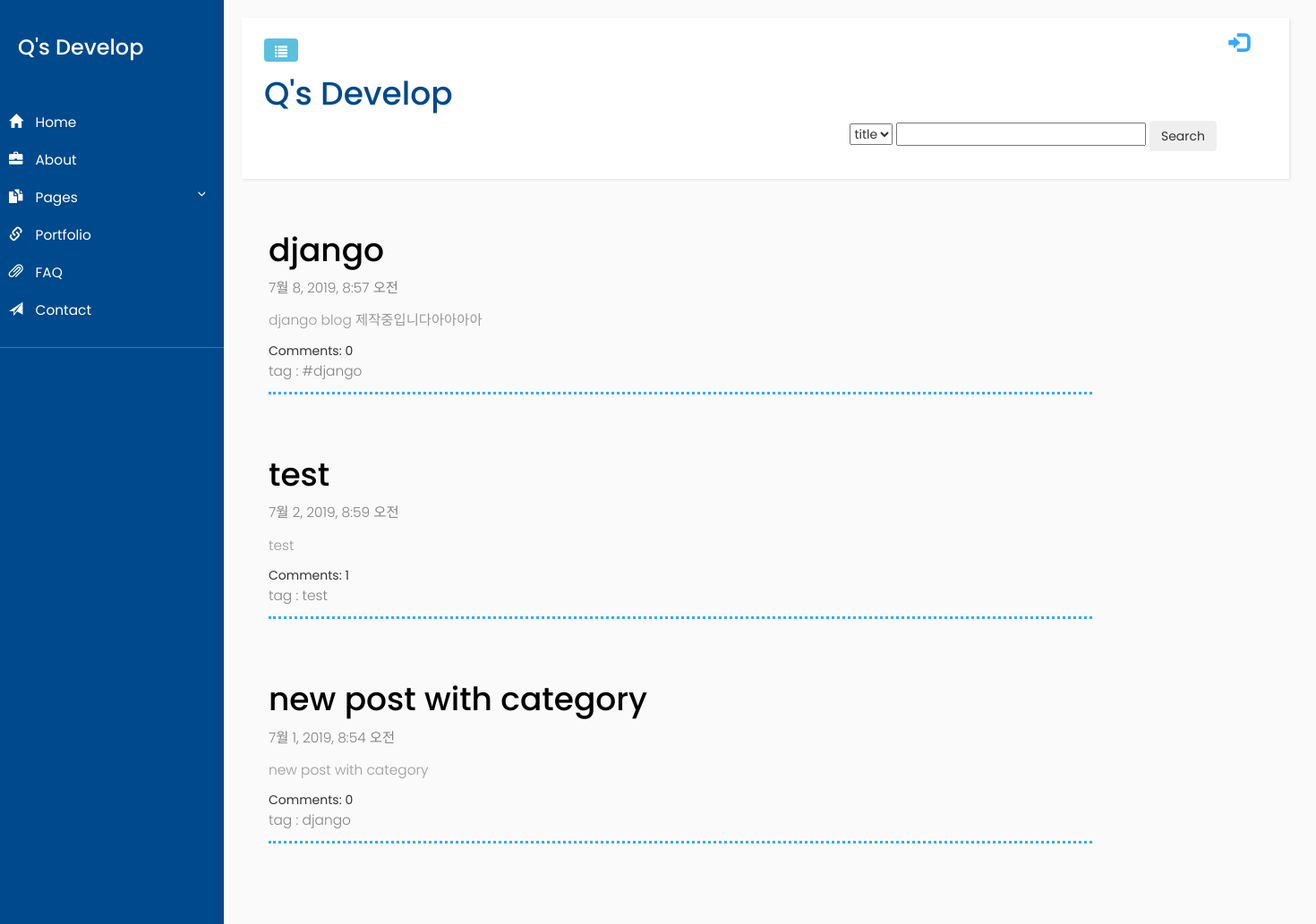
The page / on the database its author committed.
### blog/models.py (models this page shows, shortened)
class Post(models.Model):
    author = models.ForeignKey('auth.User',on_delete=models.CASCADE,)
    title = models.CharField(max_length=200)
    text = models.TextField()
    category = models.CharField(max_length=200)
    created_date = models.DateTimeField(default = timezone.now)
    published_date = models.DateTimeField(blank = True, null=True)
    def approved_comment(self):
        return self.comments.filter(approved_comment=True)

### blog/views.py (the view)
# urls.py: path('', views.post_list, name='post_list'),
def post_list(request):
    print("post_list")
    if request.GET.get("item"):
        option= request.GET.get('fd_name')
        search_type='contains'
        filter = option + '__' + search_type
        posts = Post.objects.filter(**{filter: request.GET.get('item')}, published_date__lte = timezone.now()).order_by('-published_date')
        return render(request, 'blog/post_list.html',{'posts':posts})
    posts = Post.objects.filter(published_date__lte = timezone.now()).order_by('-published_date')
    return render(request, 'blog/post_list.html',{'posts':posts})

### blog/templates/blog/post_list.html
{% extends "blog/base.html" %}
{% block content%}
    {% for post in posts%}
    <a class="post_link" href="{% url 'blog:post_detail' pk=post.pk %}">
        <div class ="post">
            <h1>{{ post.title }}</h1>
            <p id='date'>{{post.published_date}}</p>
            <p id='contents'>{{post.text|linebreaks}}</p>
            Comments: {{ post.approved_comment.count }}
            <p id='category' >tag : {{post.category}}</p>
        </div>
    </a>
    {% endfor%}
{% endblock %}

### blog/templates/blog/base.html (shortened to what this page needs)
<html>
    <head>
        <link rel="stylesheet" href="https://maxcdn.bootstrapcdn.com/bootstrap/3.3.7/css/bootstrap.min.css">
        {% load static %}
        <link rel="stylesheet" href="{% static 'blog/css/blog_frame.css'%}">
        <link rel="stylesheet" href="{% static 'blog/css/blog_header.css'%}">
        <link rel="stylesheet" href="{% static 'blog/css/blog_container.css'%}">
    </head>
    <body>
        <div class="wrapper">
            <nav id="sidebar">
                    <div class="sidebar-header">
                        <h3>Q's Develop</h3>
                    </div>
                    <ul class="list-unstyled components">
                        <li>
                            <a href="{% url 'blog:post_list' %}">
                                <i class="glyphicon glyphicon-home"></i>
                                Home
                            </a>
                            <a href="#">
                                <i class="glyphicon glyphicon-briefcase"></i>
                                About
                            </a>
                            <a href="#pageSubmenu" data-toggle="collapse" aria-expanded="false">
                                <i class="glyphicon glyphicon-duplicate"></i>
                                Pages
                            </a>
                        </li>
                        <li>
                            <a href="#">
                                <i class="glyphicon glyphicon-link"></i>
                                Portfolio
                            </a>
                        </li>
                        <li>
                            <a href="#">
                                <i class="glyphicon glyphicon-paperclip"></i>
                                FAQ
                            </a>
                        </li>
                        <li>
                            <a href="#">
                                <i class="glyphicon glyphicon-send"></i>
                                Contact
                            </a>
                        </li>
                    </ul>
                </nav>
            <div id="content">
                <nav class="navbar navbar-default">
                    <div class="container-fluid">
                        <div class="navbar-header">
                            <button type="button" id="sidebarCollapse" class="btn btn-info navbar-btn">
                                <span class="glyphicon glyphicon-list"></span>
                            </button>
                        </div>
                        {% if user.is_authenticated %}
                        <a href="{% url 'post_new' %}" class="top-menu"><span class="glyphicon glyphicon-plus"></span></a>
                        <a href="{% url 'post_draft_list' %}" class="top-menu"><span class="glyphicon glyphicon-edit"></span></a>
                        <a href="{% url 'logout' %}" class="top-menu"><span class="glyphicon glyphicon-log-out"></span></a>
                        <span class="userName">Hello {{ user.username }}</span>
                        {% else %}
                        <a href="{% url 'login' %}" class="top-menu"><span class="glyphicon glyphicon-log-in"></span></span></a>
                        {% endif %}
                        <h1 id="blog-title"><a href="http://127.0.0.1:8000/">Q's Develop</a></h1>
                        <div class ="search-box">
                            <form class="search-box-form" action="{% url 'blog:post_list' %}" method="get">
                                <select name ='fd_name' id ="" >
                                    <option value ='title'>title</option>
                                </select>
                                <input type="text" name="item">
                                <button class='btn' type='submit'>Search</button>
                            </form>
                        </div>
                    </div>
                </nav>
                <div class = "container">
                    <div class = "col-md-10">
                        {% block content%}
                        {% endblock%}
                    </div>
                </div>
            </div>
        </div>
    </body>
</html>

### blog/static/blog/css/blog_frame.css (style rules this page uses)
body { font-family: 'Poppins', sans-serif; background: #fafafa; }
p { font-family: 'Poppins', sans-serif; font-size: 1.1em; font-weight: 300; line-height: 1.7em; color: #999; }
a, a:hover, a:focus { color: inherit; text-decoration: none; transition: all 0.3s; }
.navbar { padding: 15px 10px; background: #fff; border: none; border-radius: 0; margin-bottom: 40px; box-shadow: 1px 1px 3px rgba(0, 0, 0, 0.1); }
.navbar-btn { box-shadow: none; outline: none !important; border: none; }
i, span { display: inline-block; }
.wrapper { display: flex; align-items: stretch; }
#sidebar { min-width: 250px; max-width: 250px; background: #00498c; color: #fff; transition: all 0.3s; }
#sidebar ul li a { text-align: left; }
#sidebar .sidebar-header { padding: 20px; background: #00498c; }
#sidebar ul.components { padding: 20px 0; border-bottom: 1px solid #47748b; }
#sidebar ul li a { padding: 10px; font-size: 1.1em; display: block; }
#sidebar ul li a i { margin-right: 10px; }
a[data-toggle="collapse"] { position: relative; }
a[aria-expanded="false"]::before, a[aria-expanded="true"]::before { content: '\e259'; display: block; position: absolute; right: 20px; font-family: 'Glyphicons Halflings'; font-size: 0.6em; }
#content { padding: 20px; min-height: 100vh; transition: all 0.3s; }

### blog/static/blog/css/blog_header.css (style rules this page uses)
#blog-title { color: #00498c; size : 100px; margin-top: 50px; }
.top-menu, .top-menu:hover, .top-menu:visited { color: #32AAFF; float: right; font-size: 17pt; margin-right: 20px; }
.post { position: relative; margin-bottom: 70px; border-color: #32AAFF; border-bottom-style: dotted; }
.post #date { color: #828282; }
.post h1 { color: #000000; }
.post #contents { text-align: center; }
.post #category { color: #828282; }
.search-box { height:50px; }
.search-box-form { float: right; padding-right: 5%; }

### rows shown on the page
Post: title "django", published_date "7월 8, 2019, 8:57 오전", text "django blog 제작중입니다아아아아", approved_comment.count "0", category "#django"
Post: title "test", published_date "7월 2, 2019, 8:59 오전", text "test", approved_comment.count "1", category "test"
Post: title "new post with category", published_date "7월 1, 2019, 8:54 오전", text "new post with category", approved_comment.count "0", category "django"
